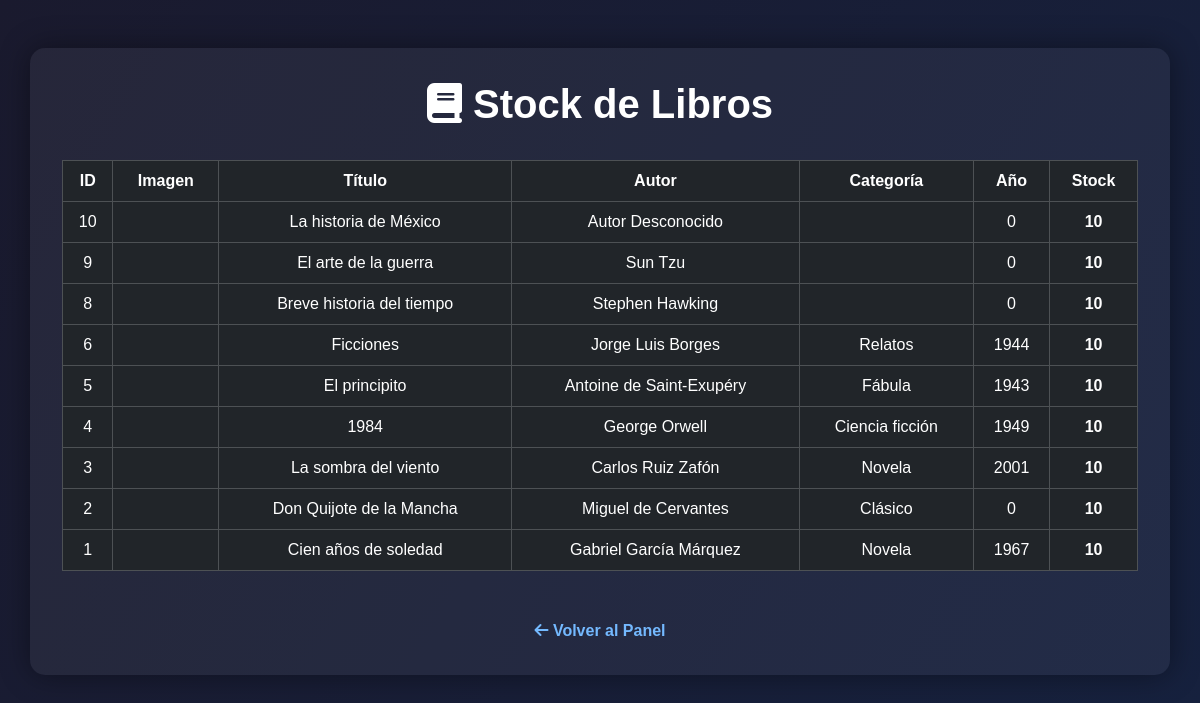
Screenshot of /stock_libros.php (signed in) with the database file from the repository.
### tables this page shows
CREATE TABLE `libros` (
  `id` int(11) NOT NULL,
  `titulo` varchar(200) NOT NULL,
  `autor` varchar(150) NOT NULL,
  `descripcion` text DEFAULT NULL,
  `categoria` varchar(100) DEFAULT NULL,
  `genero` varchar(100) DEFAULT NULL,
  `año` year(4) NOT NULL,
  `isbn` varchar(20) DEFAULT NULL,
  `disponible` tinyint(1) DEFAULT 1,
  `categoria_id` int(11) DEFAULT NULL,
  `imagen` varchar(255) DEFAULT NULL,
  `ruta_pdf` varchar(255) NOT NULL,
  `stock` int(11) NOT NULL DEFAULT 0
);

### stock_libros.php (the view, shortened to what this page needs)
<?php
require 'database.php';
$libros = $pdo->query("SELECT * FROM libros ORDER BY id DESC")->fetchAll();
?>
<!DOCTYPE html>
<html lang="es">
<head>
  <link href="https://cdn.jsdelivr.net/npm/bootstrap@5.3.3/dist/css/bootstrap.min.css" rel="stylesheet" />
  <link href="https://cdnjs.cloudflare.com/ajax/libs/font-awesome/6.4.0/css/all.min.css" rel="stylesheet" />
</head>
<body>
<div class="container">
  <h1><i class="fa-solid fa-book"></i> Stock de Libros</h1>
  <div class="table-responsive">
    <table class="table table-bordered table-hover table-dark align-middle">
      <thead>
        <tr>
          <th>ID</th>
          <th>Imagen</th>
          <th>Título</th>
          <th>Autor</th>
          <th>Categoría</th>
          <th>Año</th>
          <th>Stock</th>
        </tr>
      </thead>
      <tbody>
        <?php foreach ($libros as $libro): ?>
          <tr>
            <td><?= $libro["id"] ?></td>
            <td>
            </td>
            <td><?= htmlspecialchars($libro["titulo"]) ?></td>
            <td><?= htmlspecialchars($libro["autor"]) ?></td>
            <td><?= htmlspecialchars($libro["categoria"]) ?></td>
            <td><?= htmlspecialchars($libro["año"]) ?></td>
            <td class="stock"><?= htmlspecialchars($libro["stock"]) ?></td>
          </tr>
        <?php endforeach; ?>
      </tbody>
    </table>
  </div>
  <a href="panel.php" class="volver"><i class="fa-solid fa-arrow-left"></i> Volver al Panel</a>
</div>
</body>
</html>

### stock_libros.php (style rules this page uses)
body { font-family: 'Poppins', sans-serif; background: linear-gradient(120deg, #1a1a2e, #16213e); color: white; padding-bottom: 50px; }
.container { margin-top: 3rem; padding: 2rem; background-color: rgba(255,255,255,0.05); border-radius: 15px; box-shadow: 0 0 30px rgba(0,0,0,0.4); }
h1 { text-align: center; font-weight: 800; margin-bottom: 2rem; color: #fff; }
table { background-color: rgba(255,255,255,0.03); }
thead th { background-color: #2d3436; color: #81ecec; text-align: center; }
td { vertical-align: middle; color: #dfe6e9; text-align: center; }
a.volver { display: block; text-align: center; margin-top: 2rem; color: #74b9ff; text-decoration: none; font-weight: 600; }
.stock { font-weight: bold; color: #00cec9; }

### rows the page displays
libros: id "10", titulo "La historia de México", autor "Autor Desconocido", año "0", stock "10"
libros: id "9", titulo "El arte de la guerra", autor "Sun Tzu", año "0", stock "10"
libros: id "8", titulo "Breve historia del tiempo", autor "Stephen Hawking", año "0", stock "10"
libros: id "6", titulo "Ficciones", autor "Jorge Luis Borges", categoria "Relatos", año "1944", stock "10"
libros: id "5", titulo "El principito", autor "Antoine de Saint-Exupéry", categoria "Fábula", año "1943", stock "10"
libros: id "4", titulo "1984", autor "George Orwell", categoria "Ciencia ficción", año "1949", stock "10"
libros: id "3", titulo "La sombra del viento", autor "Carlos Ruiz Zafón", categoria "Novela", año "2001", stock "10"
libros: id "2", titulo "Don Quijote de la Mancha", autor "Miguel de Cervantes", categoria "Clásico", año "0", stock "10"
libros: id "1", titulo "Cien años de soledad", autor "Gabriel García Márquez", categoria "Novela", año "1967", stock "10"
